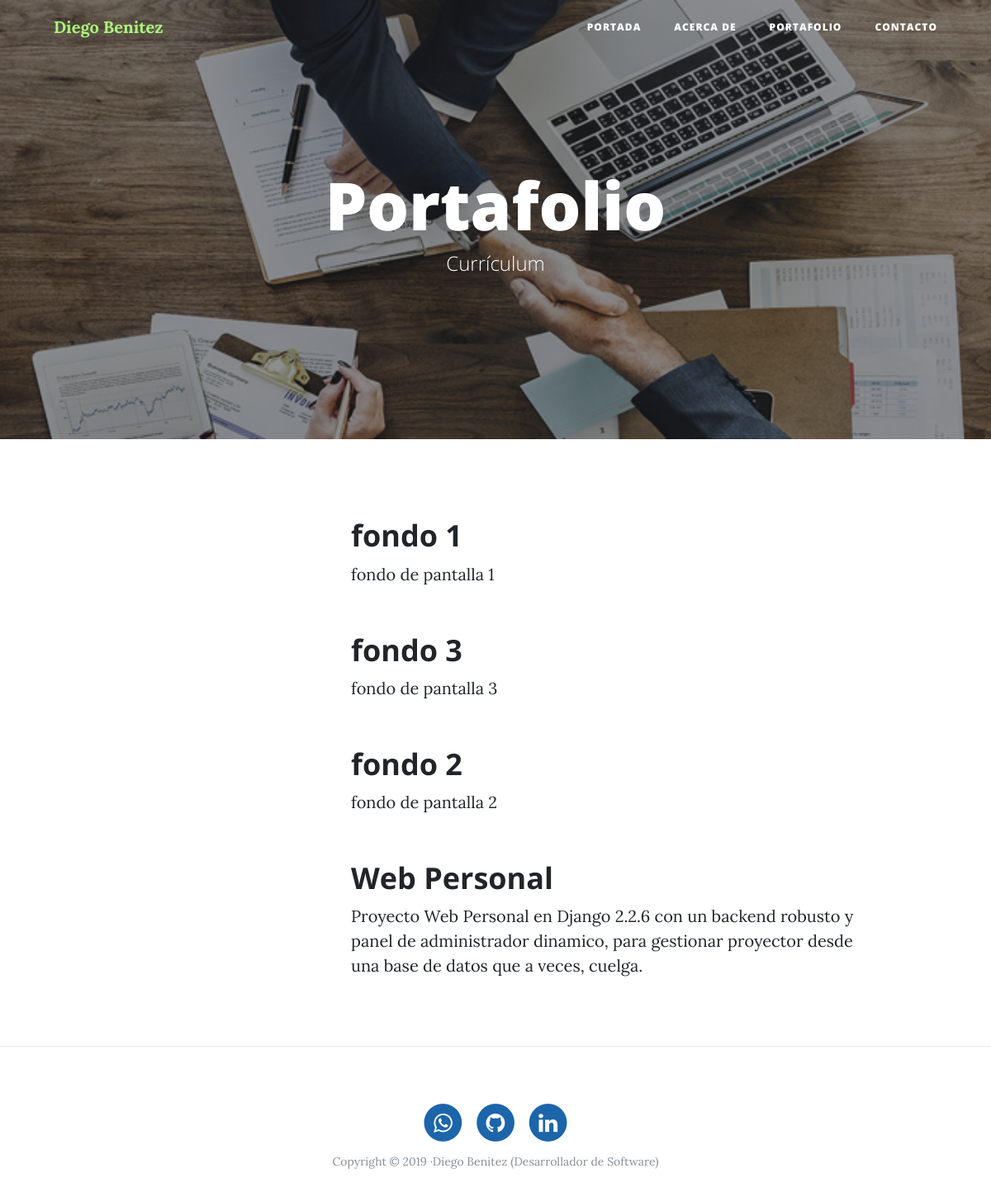
Before: /porfolio/ with the older database file.
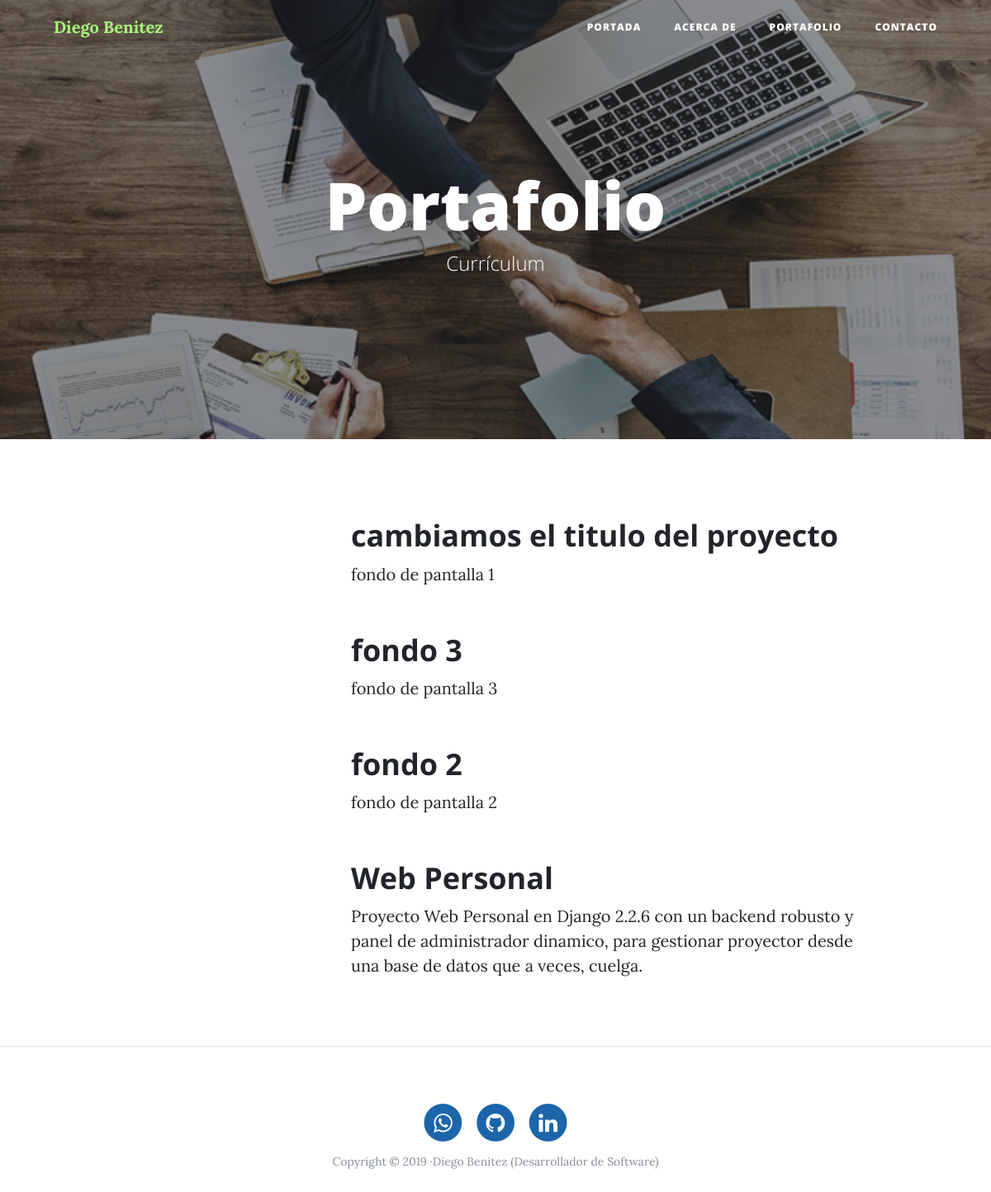
After: the same page with the newer database file.
### portfolio/models.py (models this page shows, shortened)
class Project(models.Model):
    title = models.CharField(max_length=200, verbose_name = "Título")
    description = models.TextField(verbose_name = "Descripción")
    image = models.ImageField(verbose_name = "Imagen", upload_to="projects")
    link = models.URLField(null=True, blank=True, verbose_name="Dirección Web")
    created = models.DateTimeField(auto_now_add=True, verbose_name = "Fecha de creación")
    updated = models.DateTimeField(auto_now=True, verbose_name = "Fecha de modificación")
    class Meta:
        verbose_name = "proyecto"
        verbose_name_plural = "proyectos"
        ordering = ["-created"]

### portfolio/views.py (the view)
# urls.py: path('porfolio/',portfolio_views.portfolio ,name='portfolio'),
def portfolio(request):
    projects = Project.objects.all()
    return render(request, "portfolio/portfolio.html", {'projects':projects})

### portfolio/templates/portfolio/portfolio.html (shortened to what this page needs)
{% extends 'core/base.html' %}
{% load static %}
{% block background %}{% static 'core/img/port-bg.jpg' %}{% endblock %}
{% block headers %}
    <h1>Portafolio</h1>
    <span class="subheading">Currículum</span>
{% endblock %}
{% block content %}
    {% for project in projects %}
        <div class="row project">
            <div class="col-lg-3 col-md-4 offset-lg-1">
            </div>
            <div class="col-lg-7 col-md-8">
                <h2 class="section-heading title">
                    {{project.title}}
                </h2>
                <p>
                    {{project.description}}
                </p>
            </div>
        </div>
    {% endfor %}
{% endblock %}

Changed rows visible on the page:
changed Project "fondo de pantalla 1": title "fondo 1" → "cambiamos el titulo del proyecto"
